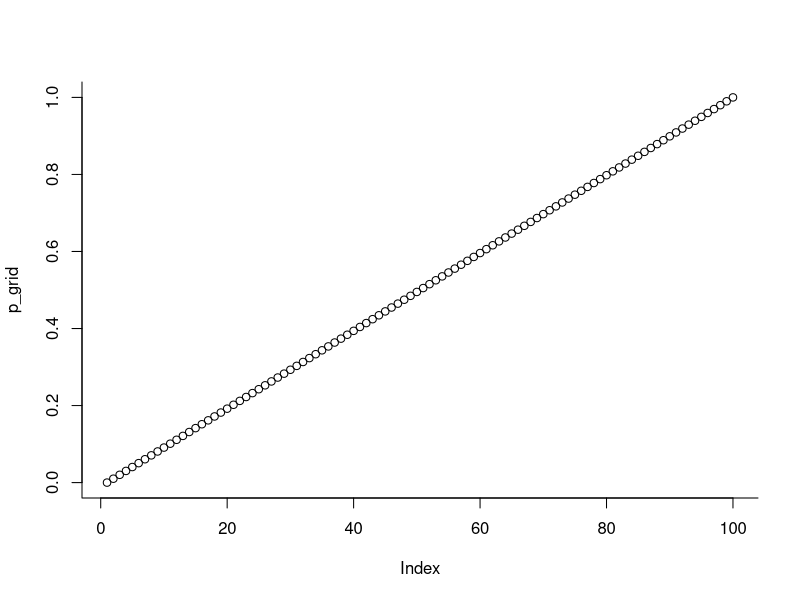
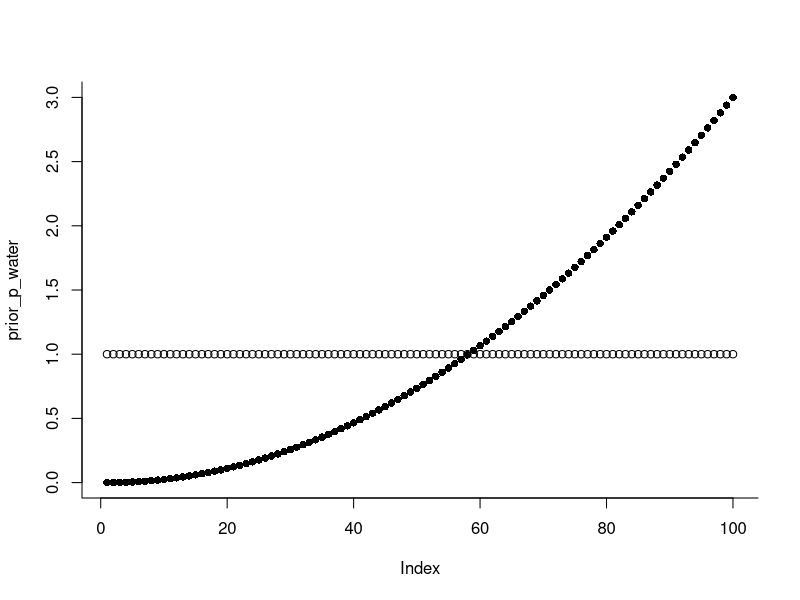
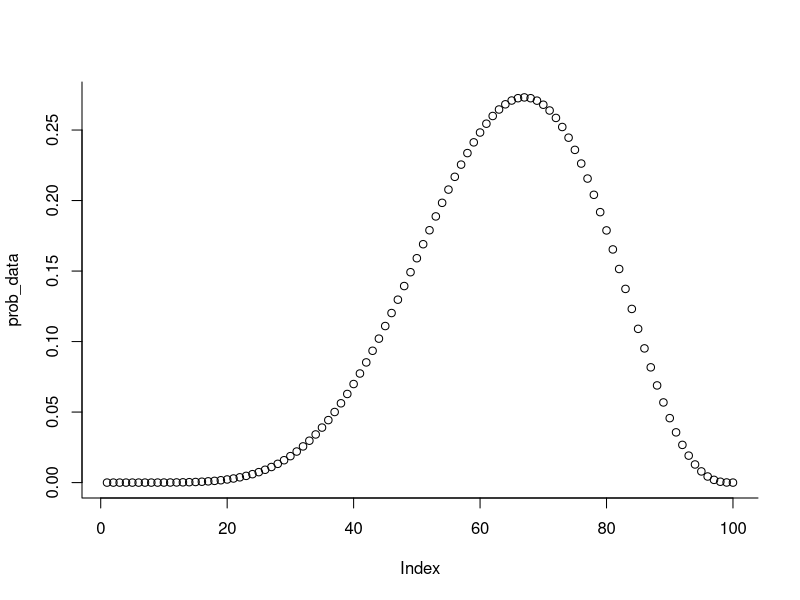
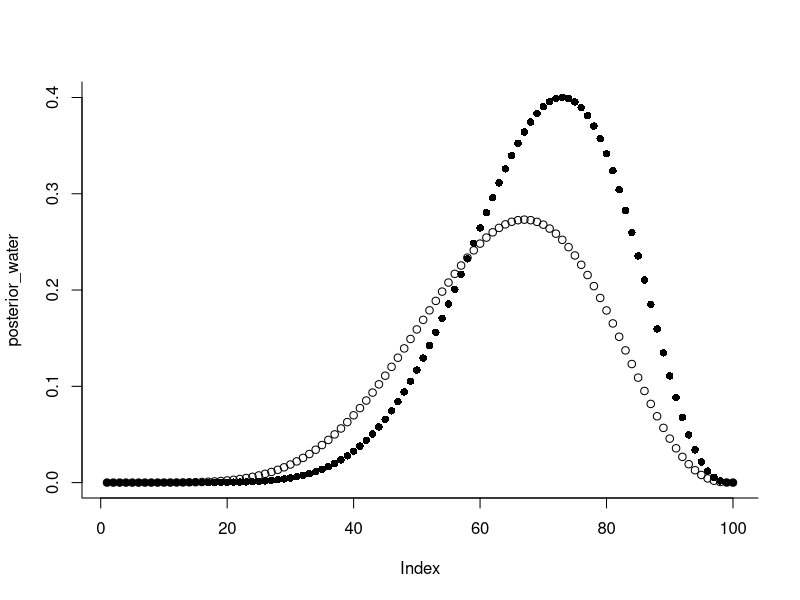
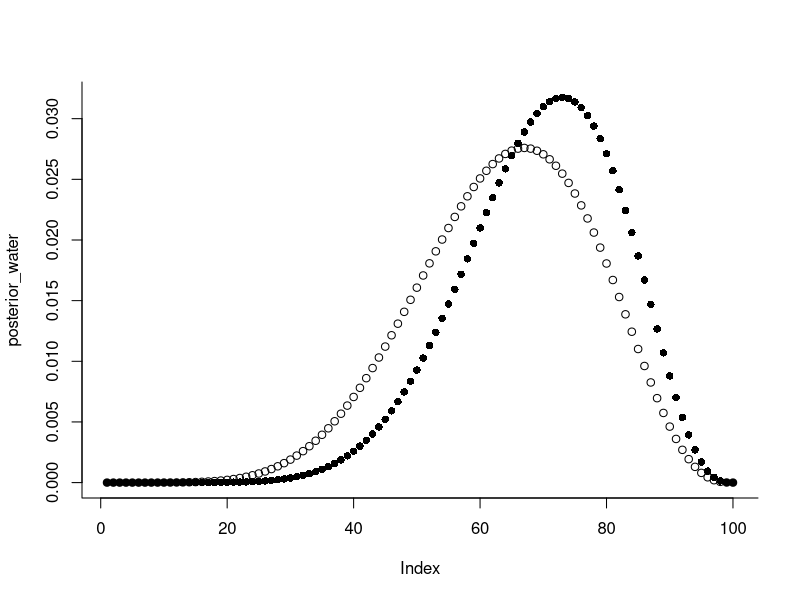

Source code (R) for these figures, in order:
## ---- chunk 1
p_grid <- seq(from = 0, to = 1, len = 100) # initialize 100 p values
plot(p_grid, bty = "l")
## ---- chunk 2
prior_p <- rep(1, 100) # non informative prior probability (flat prior)
prior_p_water <- dbeta(p_grid, 3, 1) # prior believing water is more likely
plot(prior_p_water,bty = "l", pch = 16)
points(prior_p)
## ---- chunk 3
prob_data <- dbinom(6, 9, prob = p_grid) # probability of our data
plot(prob_data, bty = "l")
## ---- chunk 4
posterior <- prob_data * prior_p # multiply Pr(W,L|p) by Pr(p)
posterior_water <- prob_data * prior_p_water
plot(posterior_water, bty = "l", pch = 16)
points(posterior)
## ---- chunk 5
posterior <- posterior / sum(posterior)# normalize
posterior_water <- posterior_water / sum(posterior_water)
plot(posterior_water, bty = "l", pch = 16)
points(posterior)
